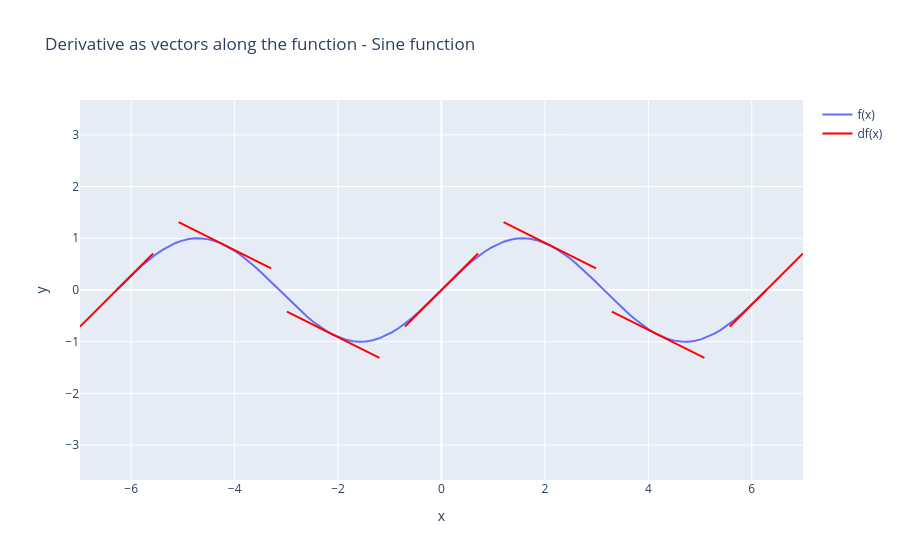

This figure's notebook cell:
### Code cell
# we can also try with a different function
plot_derivative(np.sin, np.cos, x=np.linspace(-2*np.pi, 2*np.pi, 100), t="Sine function", n=7)

### Figure 1 — Plotly figure (JSON) as saved in the notebook; plotly's stock layout.template omitted (floating-point values rounded to 4 significant figures)
{"data": [{"mode": "lines", "name": "f(x)", "type": "scatter", "x": [-6.283, -6.156, -6.029, -5.902, -5.775, -5.649, -5.522, -5.395, -5.268, -5.141, -5.014, -4.887, -4.76, -4.633, -4.506, -4.379, -4.252, -4.125, -3.998, -3.871, -3.745, -3.618, -3.491, -3.364, -3.237, -3.11, -2.983, -2.856, -2.729, -2.602, -2.475, -2.348, -2.221, -2.094, -1.967, -1.841, -1.714, -1.587, -1.46, -1.333, -1.206, -1.079, -0.952, -0.8251, -0.6981, -0.5712, -0.4443, -0.3173, -0.1904, -0.06347, 0.06347, 0.1904, 0.3173, 0.4443, 0.5712, 0.6981, 0.8251, 0.952, 1.079, 1.206, 1.333, 1.46, 1.587, 1.714, 1.841, 1.967, 2.094, 2.221, 2.348, 2.475, 2.602, 2.729, 2.856, 2.983, 3.11, 3.237, 3.364, 3.491, 3.618, 3.745, 3.871, 3.998, 4.125, 4.252, 4.379, 4.506, 4.633, 4.76, 4.887, 5.014, 5.141, 5.268, 5.395, 5.522, 5.649, 5.775, 5.902, 6.029, 6.156, 6.283], "y": [2.449e-16, 0.1266, 0.2511, 0.3717, 0.4862, 0.5929, 0.6901, 0.7761, 0.8497, 0.9096, 0.9549, 0.9848, 0.9989, 0.9969, 0.9788, 0.945, 0.896, 0.8326, 0.7557, 0.6668, 0.5671, 0.4582, 0.342, 0.2203, 0.09506, -0.03173, -0.158, -0.2817, -0.4009, -0.5137, -0.6182, -0.7127, -0.7958, -0.866, -0.9224, -0.9638, -0.9898, -0.9999, -0.9938, -0.9718, -0.9341, -0.8815, -0.8146, -0.7346, -0.6428, -0.5406, -0.4298, -0.312, -0.1893, -0.06342, 0.06342, 0.1893, 0.312, 0.4298, 0.5406, 0.6428, 0.7346, 0.8146, 0.8815, 0.9341, 0.9718, 0.9938, 0.9999, 0.9898, 0.9638, 0.9224, 0.866, 0.7958, 0.7127, 0.6182, 0.5137, 0.4009, 0.2817, 0.158, 0.03173, -0.09506, -0.2203, -0.342, -0.4582, -0.5671, -0.6668, -0.7557, -0.8326, -0.896, -0.945, -0.9788, -0.9969, -0.9989, -0.9848, -0.9549, -0.9096, -0.8497, -0.7761, -0.6901, -0.5929, -0.4862, -0.3717, -0.2511, -0.1266, -2.449e-16]}, {"line": {"width": 2}, "marker": {"color": "red", "size": 15}, "mode": "lines", "name": "df(x)", "showlegend": true, "type": "scatter", "x": [-6.99, -5.576], "y": [-0.7071, 0.7071]}, {"line": {"width": 2}, "marker": {"color": "red", "size": 15}, "mode": "lines", "name": "df(x)", "showlegend": false, "type": "scatter", "x": [-5.083, -3.294], "y": [1.313, 0.4188]}, {"line": {"width": 2}, "marker": {"color": "red", "size": 15}, "mode": "lines", "name": "df(x)", "showlegend": false, "type": "scatter", "x": [-2.989, -1.2], "y": [-0.4188, -1.313]}, {"line": {"width": 2}, "marker": {"color": "red", "size": 15}, "mode": "lines", "name": "df(x)", "showlegend": false, "type": "scatter", "x": [-0.7071, 0.7071], "y": [-0.7071, 0.7071]}, {"line": {"width": 2}, "marker": {"color": "red", "size": 15}, "mode": "lines", "name": "df(x)", "showlegend": false, "type": "scatter", "x": [1.2, 2.989], "y": [1.313, 0.4188]}, {"line": {"width": 2}, "marker": {"color": "red", "size": 15}, "mode": "lines", "name": "df(x)", "showlegend": false, "type": "scatter", "x": [3.294, 5.083], "y": [-0.4188, -1.313]}, {"line": {"width": 2}, "marker": {"color": "red", "size": 15}, "mode": "lines", "name": "df(x)", "showlegend": false, "type": "scatter", "x": [5.576, 6.99], "y": [-0.7071, 0.7071]}], "layout": {"title": {"text": "Derivative as vectors along the function - Sine function"}, "xaxis": {"title": {"text": "x"}}, "yaxis": {"scaleanchor": "x", "scaleratio": 1, "title": {"text": "y"}}}}
